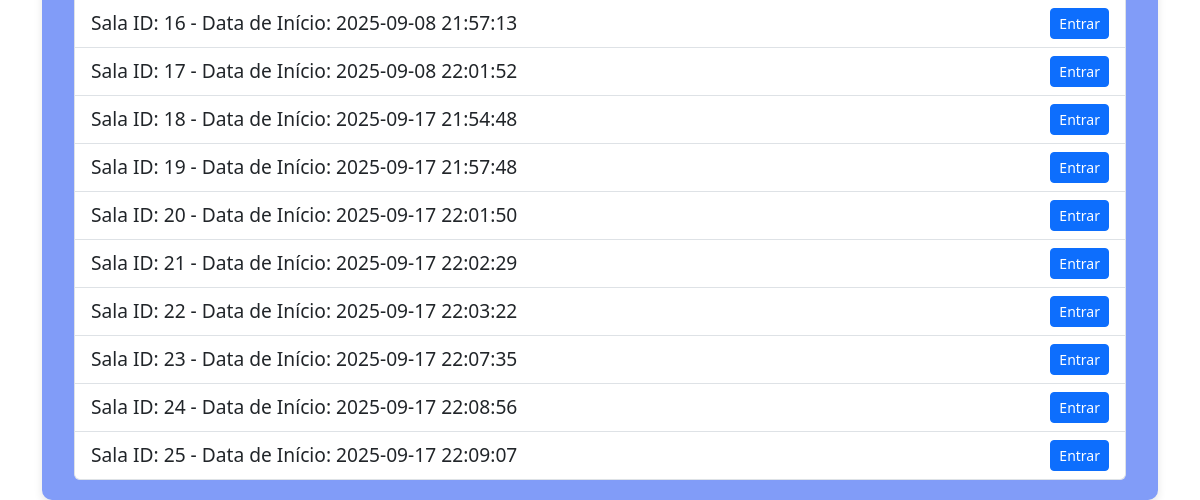
The app's page /salas (lower part), older data.
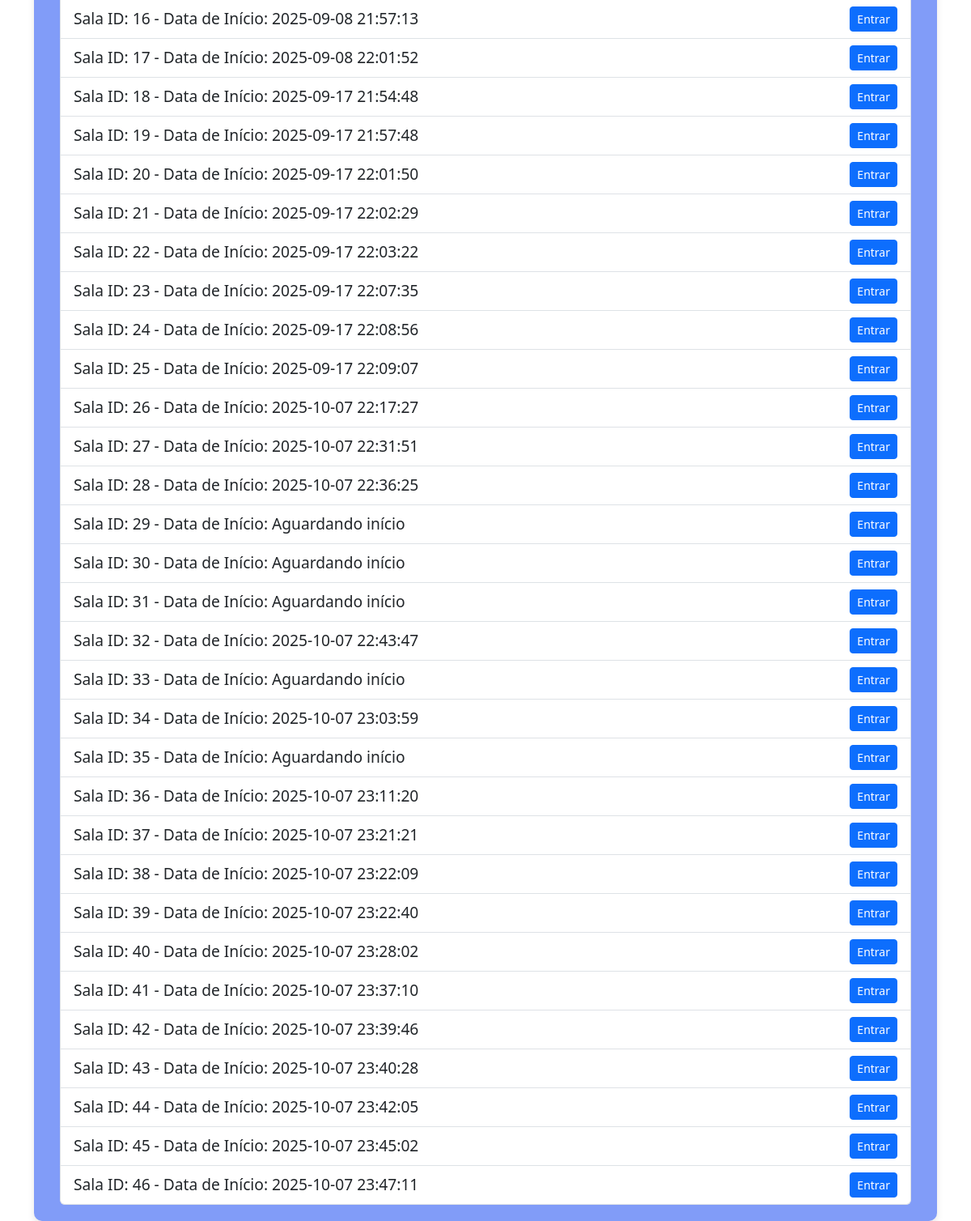
The same page, newer data.
### app.py (models this page shows)
class Sala(db.Model):
    id = db.Column(db.Integer, primary_key=True)
    numero_rodadas = db.Column(db.Integer, nullable=False)
    rodadas = db.relationship('Rodada', backref='sala', lazy=True)
    temas = db.relationship('Tema', secondary='sala_tema', backref='salas', lazy=True)
    tempo = db.Column(db.Integer, nullable=False)
    jogadores = db.relationship('Jogador', secondary='sala_jogador', backref='salas', lazy=True)
    letras = db.relationship('Letras', secondary='sala_letras', backref='salas', lazy=True)
    numero_jogadores = db.Column(db.Integer, nullable=False)
    senha = db.Column(db.String(120), nullable=True)
    finalizado = db.Column(db.Boolean, default=False)
    data_criacao = db.Column(db.DateTime, nullable=False, default=db.func.current_timestamp())
    data_inicio = db.Column(db.DateTime, nullable=True)
    rodada_atual = db.Column(db.Integer, nullable=False, default=0)

### app.py (the view)
@app.route('/salas', methods=['GET'])
def salas():
    salas = Sala.query.all()
    return render_template('salas_criadas.html', salas=salas)

### templates/salas_criadas.html (shortened to what this page needs)
{% extends "base.html" %}
{% block content %}
<div class="container mt-5">
    <ul class="list-group">
        {% for sala in salas %}
            <li class="list-group-item d-flex justify-content-between align-items-center">
                Sala ID: {{ sala.id }} - Data de Início: {{ sala.data_inicio.strftime('%Y-%m-%d %H:%M:%S') if sala.data_inicio else 'Aguardando início' }}
                <a href="{{ url_for('sala', sala_id=sala.id) }}" class="btn btn-primary btn-sm">Entrar</a>
            </li>
        {% endfor %}
    </ul>
</div>
{% endblock %}

Row changes from the older to the newer data that the page shows:
added Sala: id "26", data_inicio "2025-10-07 22:17:27"
added Sala: id "27", data_inicio "2025-10-07 22:31:51"
added Sala: id "28", data_inicio "2025-10-07 22:36:25"
added Sala: id "29", data_inicio "Aguardando início"
added Sala: id "30", data_inicio "Aguardando início"
added Sala: id "31", data_inicio "Aguardando início"
added Sala: id "32", data_inicio "2025-10-07 22:43:47"
added Sala: id "33", data_inicio "Aguardando início"
added Sala: id "34", data_inicio "2025-10-07 23:03:59"
added Sala: id "35", data_inicio "Aguardando início"
added Sala: id "36", data_inicio "2025-10-07 23:11:20"
added Sala: id "37", data_inicio "2025-10-07 23:21:21"
added Sala: id "38", data_inicio "2025-10-07 23:22:09"
added Sala: id "39", data_inicio "2025-10-07 23:22:40"
added Sala: id "40", data_inicio "2025-10-07 23:28:02"
added Sala: id "41", data_inicio "2025-10-07 23:37:10"
added Sala: id "42", data_inicio "2025-10-07 23:39:46"
added Sala: id "43", data_inicio "2025-10-07 23:40:28"
added Sala: id "44", data_inicio "2025-10-07 23:42:05"
added Sala: id "45", data_inicio "2025-10-07 23:45:02"
added Sala: id "46", data_inicio "2025-10-07 23:47:11"
